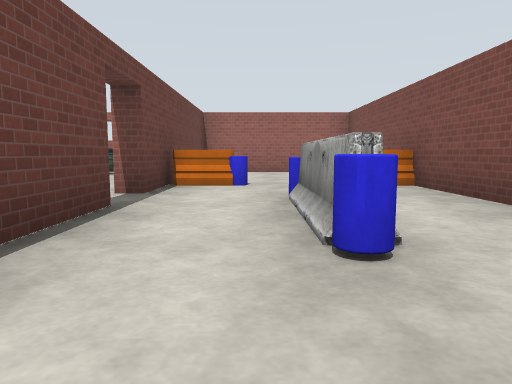
[1] (above)

20 first-person views from a walk through a Gazebo world. The camera is 0.94 m above the floor, tilts 6° down and sees 70° across. The floor is counted in squares, 2 m on a side. Each view is taken from the middle of a square. On the plan, view 1 faces up. The plan holds only what a view shows up to about 9 squares ahead; the rest is blank. The place goes on beyond the plan. Simple patterns stand in for the simulator's built-in surfaces.

[2]
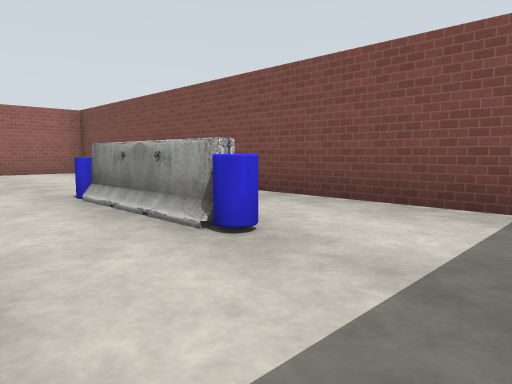

[3]
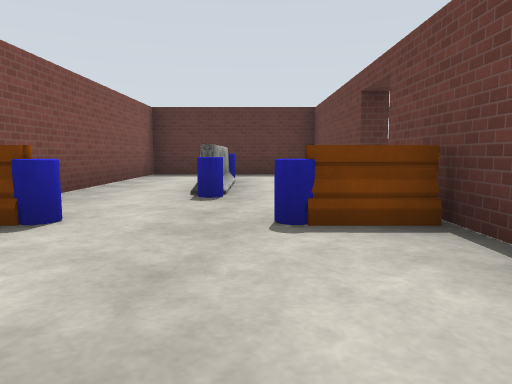

[4]
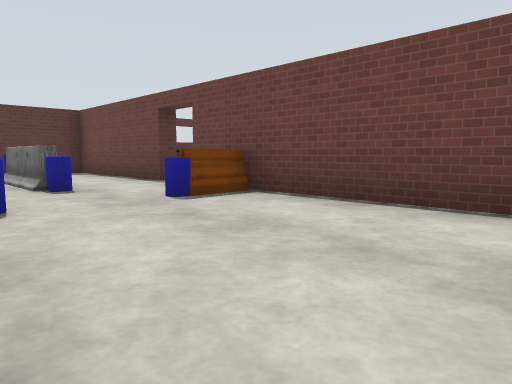

[5]
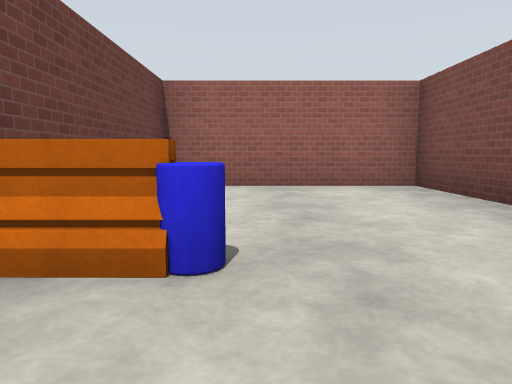

[6]
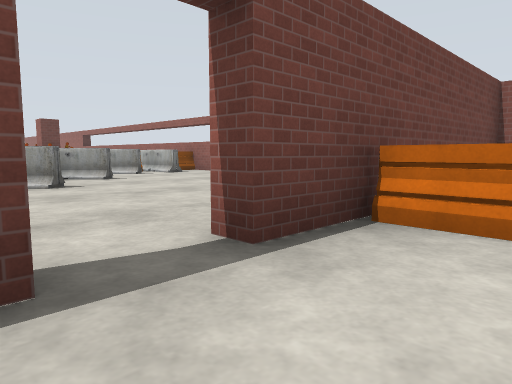

[7]
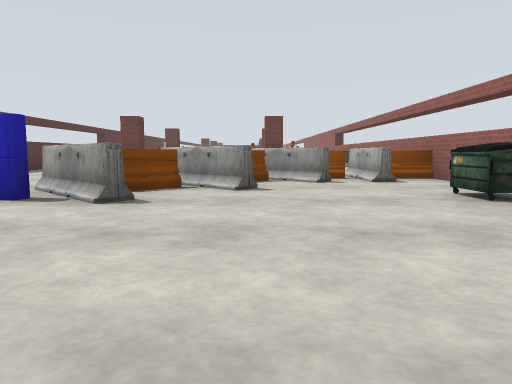

[8]
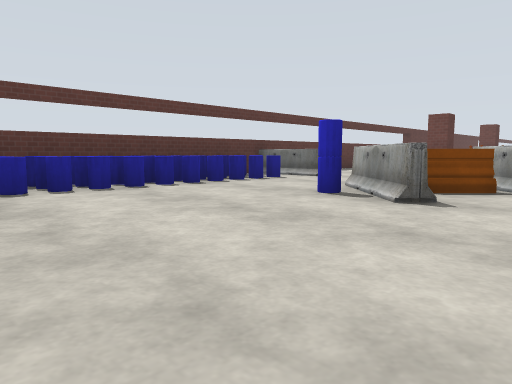

[9]
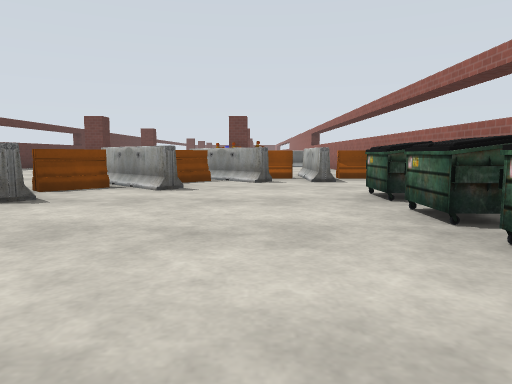

[10]
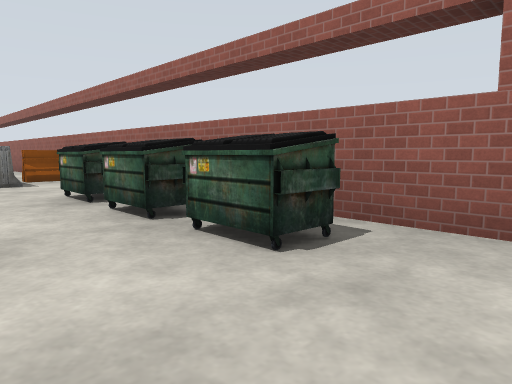

[11]
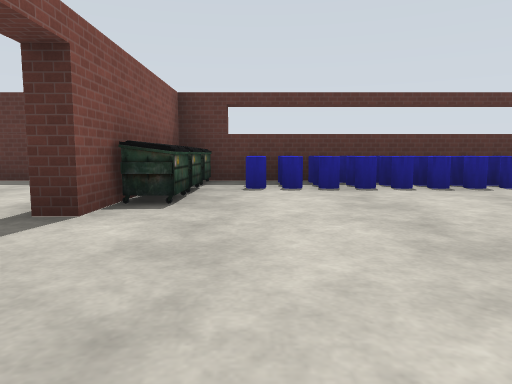

[12]
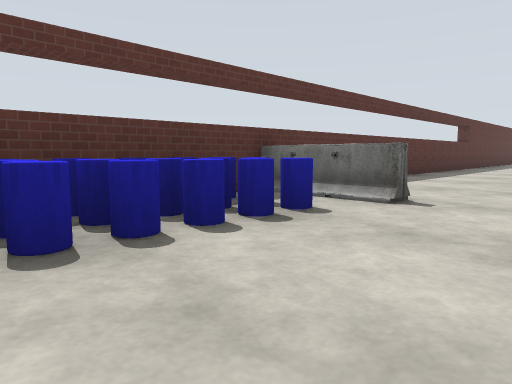

[13]
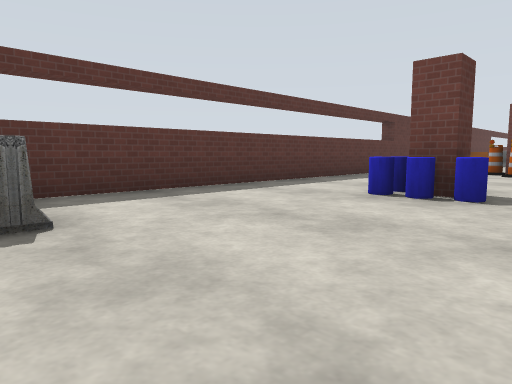

[14]
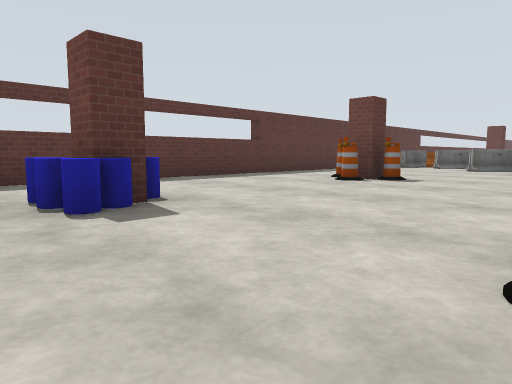

[15]
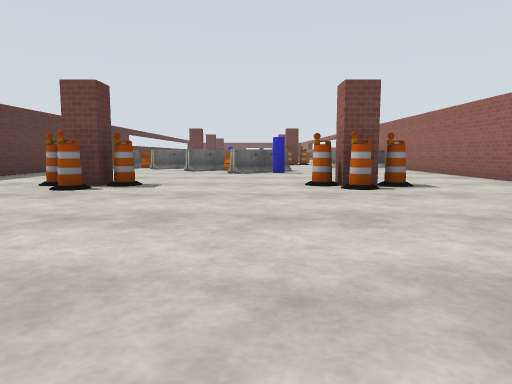

[16]
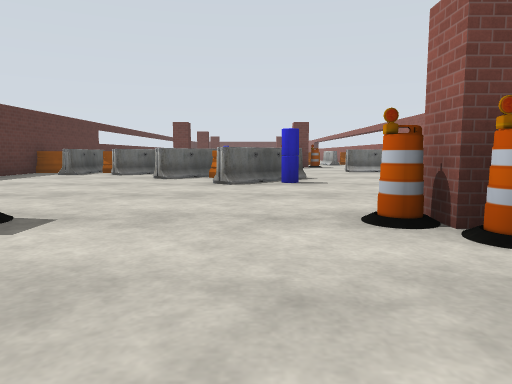

[17]
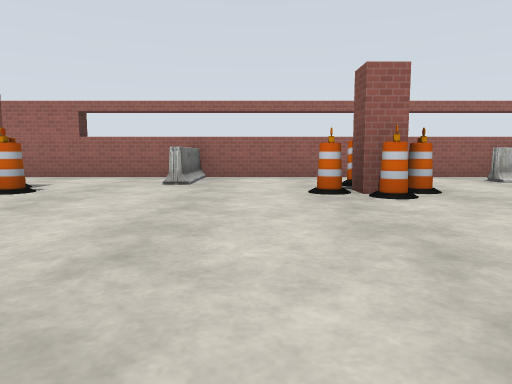

[18]
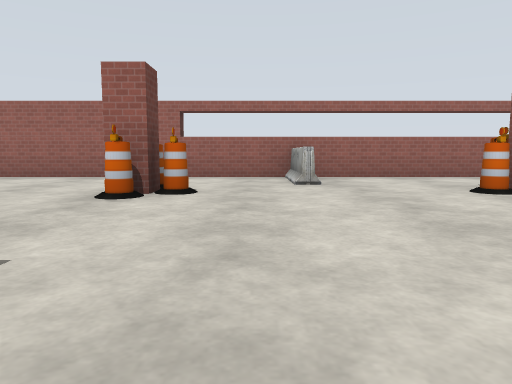

[19]
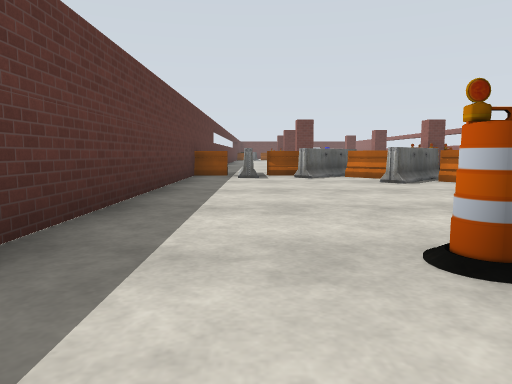

[20]
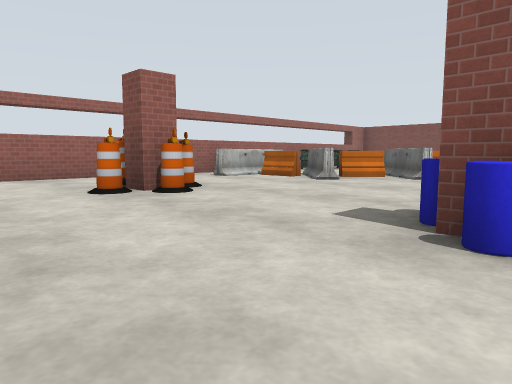

### Floor plan
Key: @ floor where view 1 was taken; # wall or solid block; . floor; D open door; U dumpster; B barrier; A barrel; O other object.
Columns run from 25 left of view 1 to 3 right of it. Each row starts with its distance up from view 1.
 10     ###############   #######
  9     ......B.....B..UUU#.#...#
  8      .....B....BBB......#...#
  7   ......A...A#..BB......#...#
  6   .B....A...AA..BBB.....BOOB#
  5    BB............BB.....B...#
  4   BB..............BB...DD.B.#
  3  BBB....A...#O....B.....#.B.#
  2  BB....A#...OO.........U#.B.#
  1  BB..............BOOOOOU....#
  0  B...............BOOOO U.@..#
 -1 #################       #####

Positions as (right, up) in squares from view 1, and headings:
1: (0, 0), facing up
2: (-1, 0), facing up-right
3: (0, 8), facing down
4: (2, 9), facing down-left
5: (0, 4), facing up
6: (0, 3), facing up-left
7: (-2, 6), facing left
8: (-2, 6), facing down-left
9: (-2, 7), facing left
10: (-2, 7), facing up-left
11: (-3, 6), facing down
12: (-5, 3), facing down-left
13: (-8, 4), facing down-left
14: (-11, 6), facing down-left
15: (-12, 5), facing left
16: (-15, 5), facing left
17: (-14, 2), facing up
18: (-16, 2), facing up
19: (-16, 1), facing left
20: (-15, 2), facing up-right
